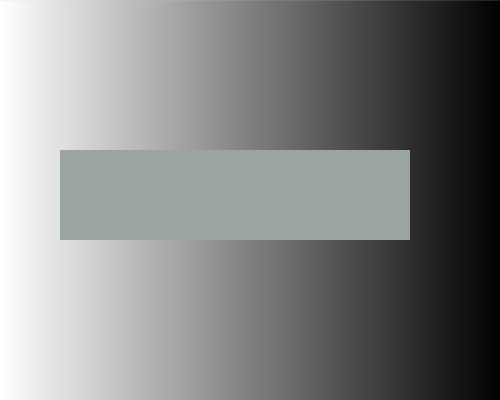
Frame 1 (no input)
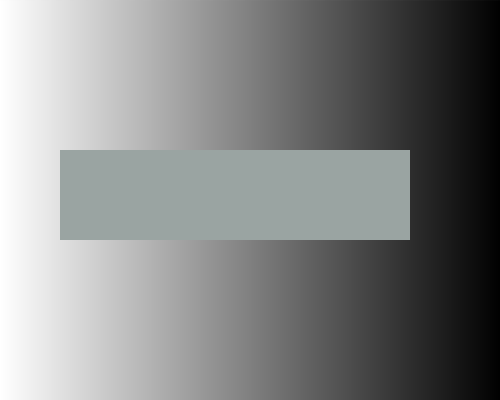
Frame 2 (the mouse pressed at the canvas centre, redrawn once)

The Processing sketch that drew these frames (run headless with seeded random() and noise(); the mouse was pressed at the canvas centre and the sketch redrawn once):

// Processing sketch: processing_164538
// ── processing_164538.pde


int Y_AXIS = 1;
int X_AXIS = 2;
color b1, b2, c1, c2;
// sets constants

void setup() {
  // runs the code only once
  size(500, 400);
  //sets the size of the sketch to 500 px in width and 400 px in height

  // Define colors
  b1 = color(255);
  //sets color to white
  b2 = color(0);
  //sets color to black
  c1 = color(204, 102, 0);
  //sets color to light grey
  c2 = color(0, 102, 153);
  //sets color to dark grey

  noLoop();
  //sets it so that it does not loop, it is a staic non-changing image
}

void draw() {
  // runs the code as a loop at the default frame rate
  setGradient(0, 0, width, height, b1, b2, X_AXIS);
//sets background to a grey linar gradient 


fill (154,164,162);
//fills the rect in grey
noStroke (); 
//sets it so that there is no stroke on the rect
rect (60,150,350,90);
//detmines location and size of rect
}

void setGradient(int x, int y, float w, float h, color c1, color c2, int axis ) {


  if (axis == Y_AXIS) {  
    // sets the gradient from top to bottom 
    for (int i = y; i <= y+h; i++) {
      float inter = map(i, y, y+h, 0, 1);
       //sets inter to equal above equation 
      color c = lerpColor(c1, c2, inter);
      //sets the letter c to represent above equation
      stroke(c);
      //uses c to represent above equation for the stroke
      line(x, i, x+w, i);
        // sets gradient line to span from top to bottom 
    }
  }  
  else if (axis == X_AXIS) {  
    // sets the gradient from left to right
    for (int i = x; i <= x+w; i++) {
      float inter = map(i, x, x+w, 0, 1);
      //sets inter to equal above equation 
      color c = lerpColor(c1, c2, inter);
      //sets the letter c to represent above equation
      stroke(c);
      //uses c to represent above equation for the stroke
      line(i, y, i, y+h);
        // sets gradient line to span from left to right 
    }
  }
}
